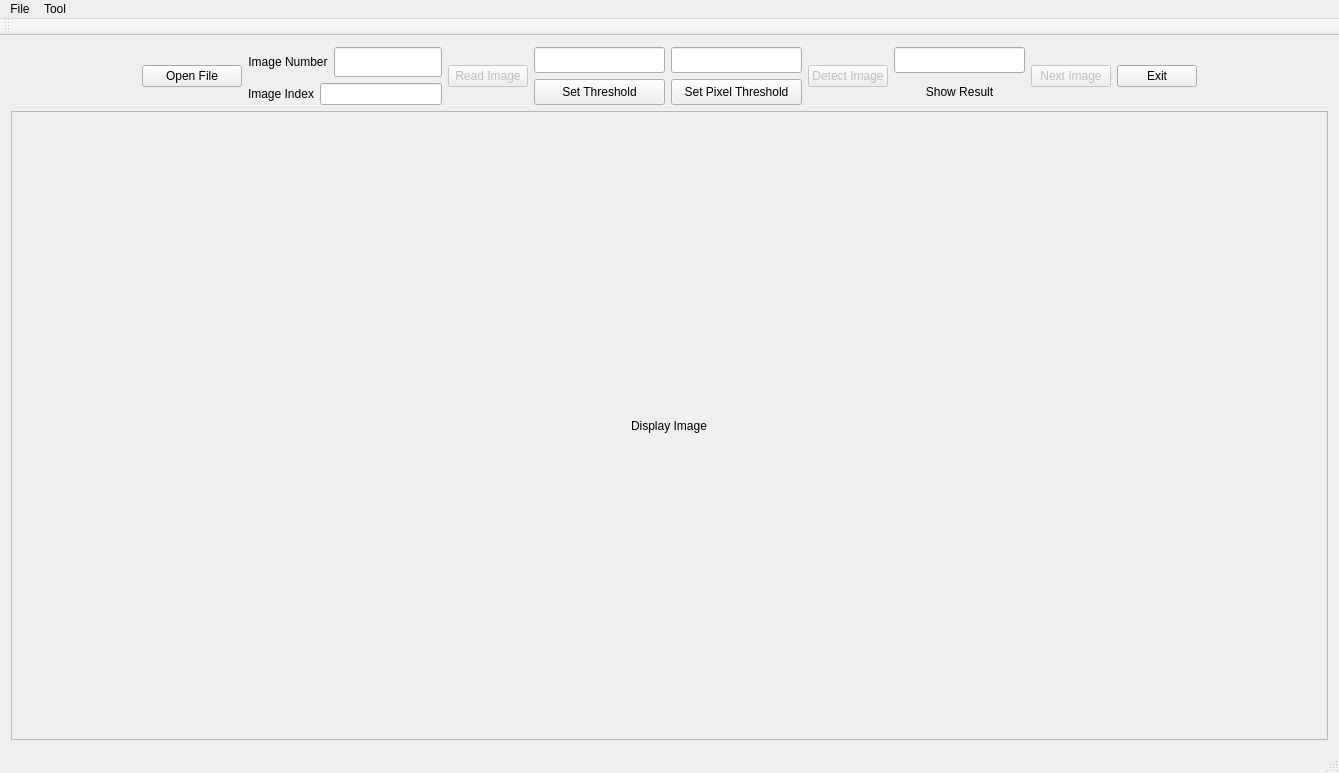
<?xml version="1.0" encoding="UTF-8"?>
<ui version="4.0">
 <class>findCirclesApplicationClass</class>
 <widget class="QMainWindow" name="findCirclesApplicationClass">
  <property name="geometry">
   <rect>
    <x>0</x>
    <y>0</y>
    <width>1339</width>
    <height>773</height>
   </rect>
  </property>
  <property name="windowTitle">
   <string>findCirclesApplication</string>
  </property>
  <widget class="QWidget" name="centralWidget">
   <layout class="QGridLayout" name="gridLayout_2">
    <item row="0" column="0">
     <layout class="QVBoxLayout" name="verticalLayout_5">
      <item>
       <layout class="QHBoxLayout" name="horizontalLayout_3">
        <item>
         <spacer name="horizontalSpacer">
          <property name="orientation">
           <enum>Qt::Horizontal</enum>
          </property>
          <property name="sizeHint" stdset="0">
           <size>
            <width>40</width>
            <height>20</height>
           </size>
          </property>
         </spacer>
        </item>
        <item>
         <widget class="QPushButton" name="bthSetPath">
          <property name="minimumSize">
           <size>
            <width>100</width>
            <height>0</height>
           </size>
          </property>
          <property name="text">
           <string>Open File</string>
          </property>
         </widget>
        </item>
        <item>
         <layout class="QVBoxLayout" name="verticalLayout">
          <item>
           <layout class="QHBoxLayout" name="horizontalLayout">
            <item>
             <widget class="QLabel" name="labelTotalNum">
              <property name="minimumSize">
               <size>
                <width>0</width>
                <height>12</height>
               </size>
              </property>
              <property name="text">
               <string>Image Number</string>
              </property>
              <property name="alignment">
               <set>Qt::AlignCenter</set>
              </property>
             </widget>
            </item>
            <item>
             <widget class="QLineEdit" name="editTotalNum">
              <property name="minimumSize">
               <size>
                <width>40</width>
                <height>30</height>
               </size>
              </property>
              <property name="baseSize">
               <size>
                <width>25</width>
                <height>35</height>
               </size>
              </property>
              <property name="alignment">
               <set>Qt::AlignCenter</set>
              </property>
             </widget>
            </item>
           </layout>
          </item>
          <item>
           <layout class="QHBoxLayout" name="horizontalLayout_2">
            <item>
             <widget class="QLabel" name="labelImgNum">
              <property name="text">
               <string>Image Index</string>
              </property>
              <property name="alignment">
               <set>Qt::AlignCenter</set>
              </property>
             </widget>
            </item>
            <item>
             <widget class="QLineEdit" name="editImgNum">
              <property name="alignment">
               <set>Qt::AlignCenter</set>
              </property>
             </widget>
            </item>
           </layout>
          </item>
         </layout>
        </item>
        <item>
         <widget class="QPushButton" name="btnReadImg">
          <property name="enabled">
           <bool>false</bool>
          </property>
          <property name="text">
           <string>Read Image</string>
          </property>
          <property name="icon">
           <iconset resource="findcirclesapplication.qrc">
            <normaloff>:/读取图片/tupian/读取图片/pictures_55.178571428571px_1204563_easyicon.net.png</normaloff>:/读取图片/tupian/读取图片/pictures_55.178571428571px_1204563_easyicon.net.png</iconset>
          </property>
         </widget>
        </item>
        <item>
         <layout class="QVBoxLayout" name="verticalLayout_2">
          <item>
           <widget class="QLineEdit" name="editThresholdValue">
            <property name="sizePolicy">
             <sizepolicy hsizetype="Expanding" vsizetype="Preferred">
              <horstretch>0</horstretch>
              <verstretch>0</verstretch>
             </sizepolicy>
            </property>
            <property name="alignment">
             <set>Qt::AlignCenter</set>
            </property>
           </widget>
          </item>
          <item>
           <widget class="QPushButton" name="btnSetThresholdValue">
            <property name="sizePolicy">
             <sizepolicy hsizetype="Minimum" vsizetype="Preferred">
              <horstretch>1</horstretch>
              <verstretch>0</verstretch>
             </sizepolicy>
            </property>
            <property name="text">
             <string>Set Threshold</string>
            </property>
            <property name="icon">
             <iconset resource="findcirclesapplication.qrc">
              <normaloff>:/设置阈值/tupian/设置阈值/electrical_threshold_48px_1169345_easyicon.net.png</normaloff>:/设置阈值/tupian/设置阈值/electrical_threshold_48px_1169345_easyicon.net.png</iconset>
            </property>
           </widget>
          </item>
         </layout>
        </item>
        <item>
         <layout class="QVBoxLayout" name="verticalLayout_7">
          <item>
           <widget class="QLineEdit" name="editPixelThreshold">
            <property name="sizePolicy">
             <sizepolicy hsizetype="Expanding" vsizetype="Preferred">
              <horstretch>0</horstretch>
              <verstretch>0</verstretch>
             </sizepolicy>
            </property>
            <property name="alignment">
             <set>Qt::AlignCenter</set>
            </property>
           </widget>
          </item>
          <item>
           <widget class="QPushButton" name="btnPixelThreshold">
            <property name="sizePolicy">
             <sizepolicy hsizetype="Minimum" vsizetype="Preferred">
              <horstretch>1</horstretch>
              <verstretch>0</verstretch>
             </sizepolicy>
            </property>
            <property name="text">
             <string>Set Pixel Threshold</string>
            </property>
            <property name="icon">
             <iconset resource="findcirclesapplication.qrc">
              <normaloff>:/设置亮度值/tupian/设置亮度阈值/Brightness_48px_1191655_easyicon.net.png</normaloff>:/设置亮度值/tupian/设置亮度阈值/Brightness_48px_1191655_easyicon.net.png</iconset>
            </property>
           </widget>
          </item>
         </layout>
        </item>
        <item>
         <layout class="QVBoxLayout" name="verticalLayout_3">
          <item>
           <widget class="QPushButton" name="btnToDetectSampleImgs">
            <property name="enabled">
             <bool>false</bool>
            </property>
            <property name="text">
             <string>Detect Image</string>
            </property>
            <property name="icon">
             <iconset resource="findcirclesapplication.qrc">
              <normaloff>:/检测图片/tupian/检测图片/face_detect_43.467811158798px_1195571_easyicon.net.png</normaloff>:/检测图片/tupian/检测图片/face_detect_43.467811158798px_1195571_easyicon.net.png</iconset>
            </property>
           </widget>
          </item>
         </layout>
        </item>
        <item>
         <layout class="QVBoxLayout" name="verticalLayout_4">
          <item>
           <widget class="QLineEdit" name="editResult">
            <property name="sizePolicy">
             <sizepolicy hsizetype="Expanding" vsizetype="Preferred">
              <horstretch>0</horstretch>
              <verstretch>0</verstretch>
             </sizepolicy>
            </property>
            <property name="alignment">
             <set>Qt::AlignCenter</set>
            </property>
           </widget>
          </item>
          <item>
           <widget class="QLabel" name="labelShowResult">
            <property name="text">
             <string>Show Result</string>
            </property>
            <property name="alignment">
             <set>Qt::AlignCenter</set>
            </property>
           </widget>
          </item>
         </layout>
        </item>
        <item>
         <widget class="QPushButton" name="btnNextImg">
          <property name="enabled">
           <bool>false</bool>
          </property>
          <property name="text">
           <string>Next Image</string>
          </property>
          <property name="icon">
           <iconset resource="findcirclesapplication.qrc">
            <normaloff>:/下一张/tupian/下一张/next_48px_1205821_easyicon.net.png</normaloff>:/下一张/tupian/下一张/next_48px_1205821_easyicon.net.png</iconset>
          </property>
         </widget>
        </item>
        <item>
         <widget class="QPushButton" name="btnExit">
          <property name="text">
           <string>Exit</string>
          </property>
          <property name="icon">
           <iconset resource="findcirclesapplication.qrc">
            <normaloff>:/退出/tupian/退出/system_exit_48px_540086_easyicon.net.png</normaloff>:/退出/tupian/退出/system_exit_48px_540086_easyicon.net.png</iconset>
          </property>
         </widget>
        </item>
        <item>
         <spacer name="horizontalSpacer_2">
          <property name="orientation">
           <enum>Qt::Horizontal</enum>
          </property>
          <property name="sizeHint" stdset="0">
           <size>
            <width>40</width>
            <height>20</height>
           </size>
          </property>
         </spacer>
        </item>
       </layout>
      </item>
      <item>
       <widget class="QScrollArea" name="scrollArea">
        <property name="widgetResizable">
         <bool>true</bool>
        </property>
        <widget class="QWidget" name="scrollAreaWidgetContents">
         <property name="geometry">
          <rect>
           <x>0</x>
           <y>0</y>
           <width>1317</width>
           <height>624</height>
          </rect>
         </property>
         <layout class="QGridLayout" name="gridLayout">
          <item row="0" column="0">
           <widget class="QLabel" name="ImgLabel">
            <property name="sizePolicy">
             <sizepolicy hsizetype="Fixed" vsizetype="Preferred">
              <horstretch>0</horstretch>
              <verstretch>0</verstretch>
             </sizepolicy>
            </property>
            <property name="text">
             <string>Display Image</string>
            </property>
           </widget>
          </item>
         </layout>
        </widget>
       </widget>
      </item>
     </layout>
    </item>
   </layout>
  </widget>
  <widget class="QMenuBar" name="menuBar">
   <property name="geometry">
    <rect>
     <x>0</x>
     <y>0</y>
     <width>1339</width>
     <height>23</height>
    </rect>
   </property>
   <widget class="QMenu" name="menuFile">
    <property name="title">
     <string>File</string>
    </property>
    <addaction name="actionOpenFile"/>
   </widget>
   <widget class="QMenu" name="menuTool">
    <property name="title">
     <string>Tool</string>
    </property>
    <addaction name="actionImage_Segmentation"/>
   </widget>
   <addaction name="menuFile"/>
   <addaction name="menuTool"/>
  </widget>
  <widget class="QToolBar" name="mainToolBar">
   <attribute name="toolBarArea">
    <enum>TopToolBarArea</enum>
   </attribute>
   <attribute name="toolBarBreak">
    <bool>false</bool>
   </attribute>
  </widget>
  <widget class="QStatusBar" name="statusBar"/>
  <action name="actionOpen">
   <property name="text">
    <string>Open</string>
   </property>
  </action>
  <action name="actionOpenFile">
   <property name="text">
    <string>Open</string>
   </property>
  </action>
  <action name="actionImage_Segmentation">
   <property name="text">
    <string>Image Segmentation</string>
   </property>
  </action>
 </widget>
 <layoutdefault spacing="6" margin="11"/>
 <resources>
  <include location="findcirclesapplication.qrc"/>
 </resources>
 <connections/>
</ui>
